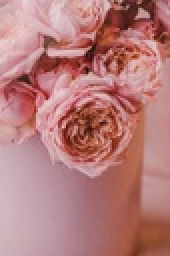
#> input picture Rafael/atividade2/images/a/small.jpg, 85 x 128 px, shrunk from 300 x 450 before the run (shown 2 times larger)
$ jupyter execute --allow-errors main.ipynb   (older library calls are emulated)
#> lines starting #> are read from the running program, lines starting #| are printed output that depends on the picture
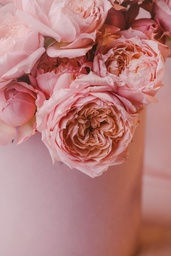
#> input picture Rafael/atividade2/images/a/big.jpg, 171 x 256 px, shrunk from 600 x 900 before the run
[cell 1]
import cv2
import numpy as np
from skimage.metrics import structural_similarity
from statistics import mean, mode

[cell 2]
def median(arr):
    arr = list(map(int, arr))
    size = len(arr)
    if size % 2:
        return arr[size//2]
    if size != 0:
        return (arr[size//2]+arr[size//2+1])//2
    return 0

[cell 3]
def calculateSpatialInfo(img: np.ndarray) -> float:
    """
    Calculate spatial information from a grayscale image using Sobel filters.

    Args:
        img: A grayscale image as a numpy array.

    Returns:
        The spatial information as a float.
    """
    sh = cv2.Sobel(img, cv2.CV_64F, 1, 0, ksize=1)
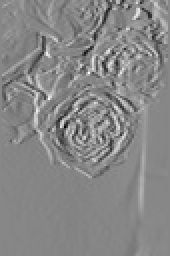
#> sh: shape (128, 85) float64 (shown 2 times larger); min -169, max 148, mean -1; drawn with min black and max white
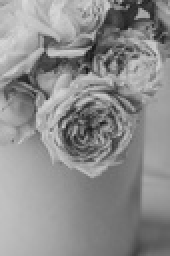
#> img: shape (128, 85) (shown 2 times larger); min 19, max 218, mean 141.6
    sv = cv2.Sobel(img, cv2.CV_64F, 0, 1, ksize=1)
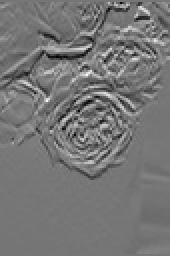
#> sv: shape (128, 85) float64 (shown 2 times larger); min -137, max 157, mean -0.3; drawn with min black and max white

    sobel_image = np.sqrt(np.square(sh) + np.square(sv))
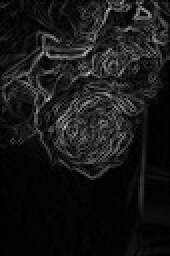
#> sobel_image: shape (128, 85) float64 (shown 2 times larger); min 0, max 197.5, mean 23.6

    si_mean = np.sum(sobel_image) / (sobel_image.shape[0] * sobel_image.shape[1])
#> si_mean = 23.55
    si_rms = np.sqrt(np.sum(sobel_image ** 2) / (sobel_image.shape[0] * sobel_image.shape[1]))
#> si_rms = 36.4
    si_stdev = np.sqrt(np.sum(sobel_image ** 2 - si_mean ** 2) / (sobel_image.shape[0] * sobel_image.shape[1]))
#> si_stdev = 27.75

    return si_stdev

[cell 4]
def getNeighbour(image: np.ndarray, i: int, j: int) -> list:
    neighbour = [[], [], []]
    shape = image.shape
    # , (1, 1), (-1, -1), (1, -1), (-1, 1)
    for di, dj in [(0,0), (0, 1), (0, -1), (1, 0), (-1, 0)]:
        curr_i = i + di
        curr_j = j + dj
        if curr_i < 0 or curr_i >= shape[0]:
            continue
        if curr_j < 0 or curr_j >= shape[1]:
            continue
        for color in [0, 1, 2]:
            neighbour[color].append(image[curr_i][curr_j][color])
    return neighbour

[cell 5]
def polishingImage(resized: np.ndarray, func: callable) -> np.ndarray:
    shape = resized.shape
    polished = np.zeros(shape)
    for i in range(shape[0]):
        for j in range(shape[1]):
            neighbour = getNeighbour(resized, i, j)
            polished[i][j] = [func(neighbour[0]), func(neighbour[1]), func(neighbour[2])]
    return polished

[cell 6]
def resizeImage(original: np.ndarray, x_rate: float, y_rate: float, func: callable = None) -> np.ndarray:
    shape = list(original.shape)
    shape[0] = int(shape[0]*x_rate)
    shape[1] = int(shape[1]*y_rate)
    resized = np.zeros(shape)
    for i in range(shape[0]):
        for j in range(shape[1]):
            orig_i, orig_j = int(i/x_rate),int(j/y_rate)
            if func:
                neighbour = getNeighbour(original, orig_i, orig_j)
                resized[i][j] = [func(neighbour[0]), func(neighbour[1]), func(neighbour[2])]
            else:
                resized[i][j] = [*original[orig_i][orig_j]]

    return resized

[cell 7]
prefix = 'images/a'
original = {}
generated = {}

[cell 8]
original['small'] = cv2.imread(f'{prefix}/small.jpg')
original['big'] = cv2.imread(f'{prefix}/big.jpg')
original['small_gray'] = cv2.imread(f'{prefix}/small.jpg', cv2.IMREAD_GRAYSCALE)
original['big_gray'] = cv2.imread(f'{prefix}/big.jpg', cv2.IMREAD_GRAYSCALE)

[cell 9]
# Calculate images spatial info
spatial_info = calculateSpatialInfo(original['small_gray'])
#> spatial_info = 27.75
spatial_info
#> Out = 27.75

[cell 10]
## EXPAND
# Obtain resized images the was polished based in the original images
generated['big_ob_mode'] = resizeImage(original['small'], 2, 2, mode)
#> in resizeImage, original is the input picture: shape (128, 85, 3); mean B, G, R 123.1, 124.5, 182.2
generated['big_ob_mean'] = resizeImage(original['small'], 2, 2, mean)
generated['big_ob_median'] = resizeImage(original['small'], 2, 2, median)
# Obtain polished images the was polished based in the resized images
generated['big'] = resizeImage(original['small'], 2, 2)
generated['big_rb_mode'] = polishingImage(generated['big'], mode)
generated['big_rb_mean'] = polishingImage(generated['big'], mean)
generated['big_rb_median'] = polishingImage(generated['big'], median)
# Using bilinear and bicubic methods
shape = original['big'].shape[1::-1]
generated['big_nearest'] = cv2.resize(original['small'], shape, interpolation=cv2.INTER_NEAREST)
generated['big_bilinear'] = cv2.resize(original['small'], shape, interpolation=cv2.INTER_LINEAR)
generated['big_bicubic'] = cv2.resize(original['small'], shape, interpolation=cv2.INTER_CUBIC)

[cell 11]
## REDUCE
# Obtain resized images the was polished based in the original images
generated['small_ob_mode'] = resizeImage(original['big'], .5, .5, mode)
#> in resizeImage, original is the input picture: shape (256, 171, 3); mean B, G, R 123.1, 124.5, 182.2
generated['small_ob_mean'] = resizeImage(original['big'], .5, .5, mean)
#> after the loop in resizeImage (call 6), `for i in range(shape[0]):`:
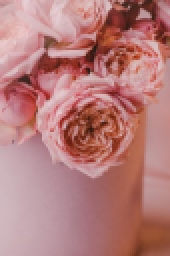
#> resized: shape (128, 85, 3) float64 (shown 2 times larger); mean B, G, R 123, 124.3, 182
generated['small_ob_median'] = resizeImage(original['big'], .5, .5, median)
#> after the loop in resizeImage (call 7), `for i in range(shape[0]):`:
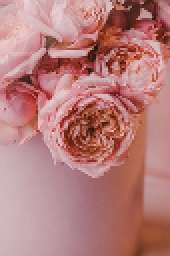
#> resized: shape (128, 85, 3) float64 (shown 2 times larger); mean B, G, R 123.7, 125.1, 182.5
# Obtain polished images the was polished based in the resized images
generated['small'] = resizeImage(original['big'], .5, .5)
generated['small_rb_mode'] = polishingImage(generated['small'], mode)
#> after the loop in polishingImage (call 4), `for i in range(shape[0]):`:
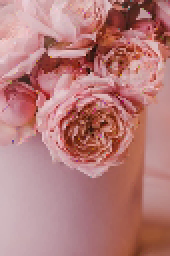
#> polished: shape (128, 85, 3) float64 (shown 2 times larger); mean B, G, R 123.3, 124.6, 182.4
generated['small_rb_mean'] = polishingImage(generated['small'], mean)
#> after the loop in polishingImage (call 5), `for i in range(shape[0]):`:
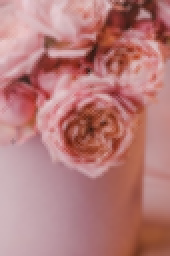
#> polished: shape (128, 85, 3) float64 (shown 2 times larger); mean B, G, R 123.3, 124.6, 182.4
generated['small_rb_median'] = polishingImage(generated['small'], median)
#> after the loop in polishingImage (call 6), `for i in range(shape[0]):`:
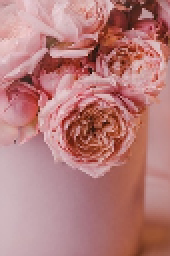
#> polished: shape (128, 85, 3) float64 (shown 2 times larger); mean B, G, R 124, 125.2, 182.7
# Using bilinear and bicubic methods
shape = original['small'].shape[1::-1]
generated['small_nearest'] = cv2.resize(original['big'], shape, interpolation=cv2.INTER_NEAREST)
generated['small_bilinear'] = cv2.resize(original['big'], shape, interpolation=cv2.INTER_LINEAR)
generated['small_bicubic'] = cv2.resize(original['big'], shape, interpolation=cv2.INTER_CUBIC)

[cell 12]
for image in generated:
    cv2.imwrite(f'{prefix}/generated/{image}.jpg', generated[image])
#> this loop made 20 passes
#> image on passes 1 to 12: 'big_ob_mode', 'big_ob_mean', 'big_ob_median', 'big', 'big_rb_mode', 'big_rb_mean', 'big_rb_median', 'big_nearest', 'big_bilinear', 'big_bicubic', 'small_ob_mode', 'small_ob_mean'

[cell 13]
results_big = []
results_small = []
#> (the rest of this cell did not finish here and is left out)

[cell 14]
results_big.sort(reverse=True)
for psnr, ssim, name in results_big:
    print(f'{name:13s} - PSNR {psnr:.4f} - SSIM  {ssim:.4f}' )

[cell 15]
results_small.sort(reverse=True)
for psnr, ssim, name in results_small:
    print(f'{name:15s} - PSNR {psnr:.4f} - SSIM  {ssim:.4f}')
